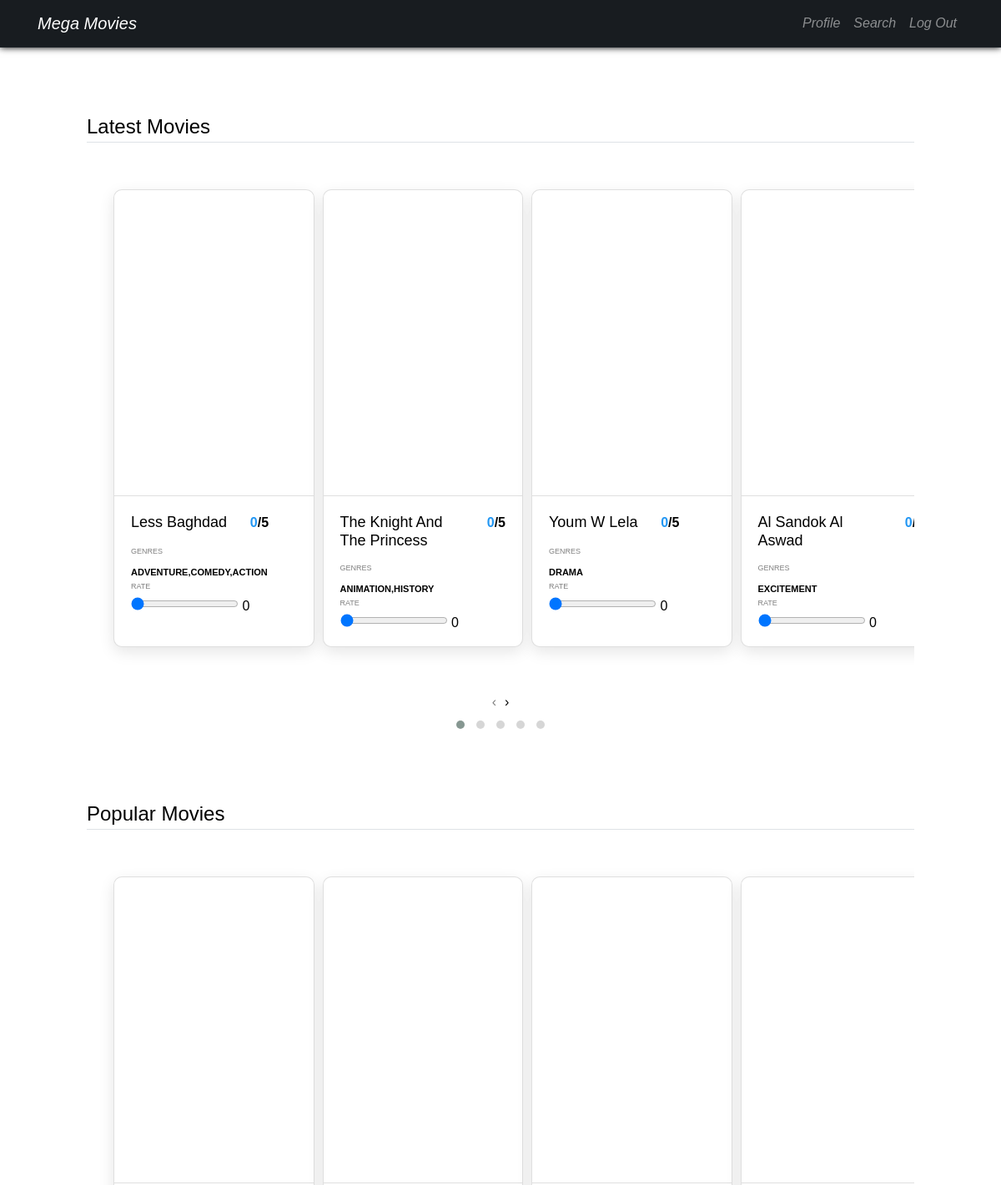
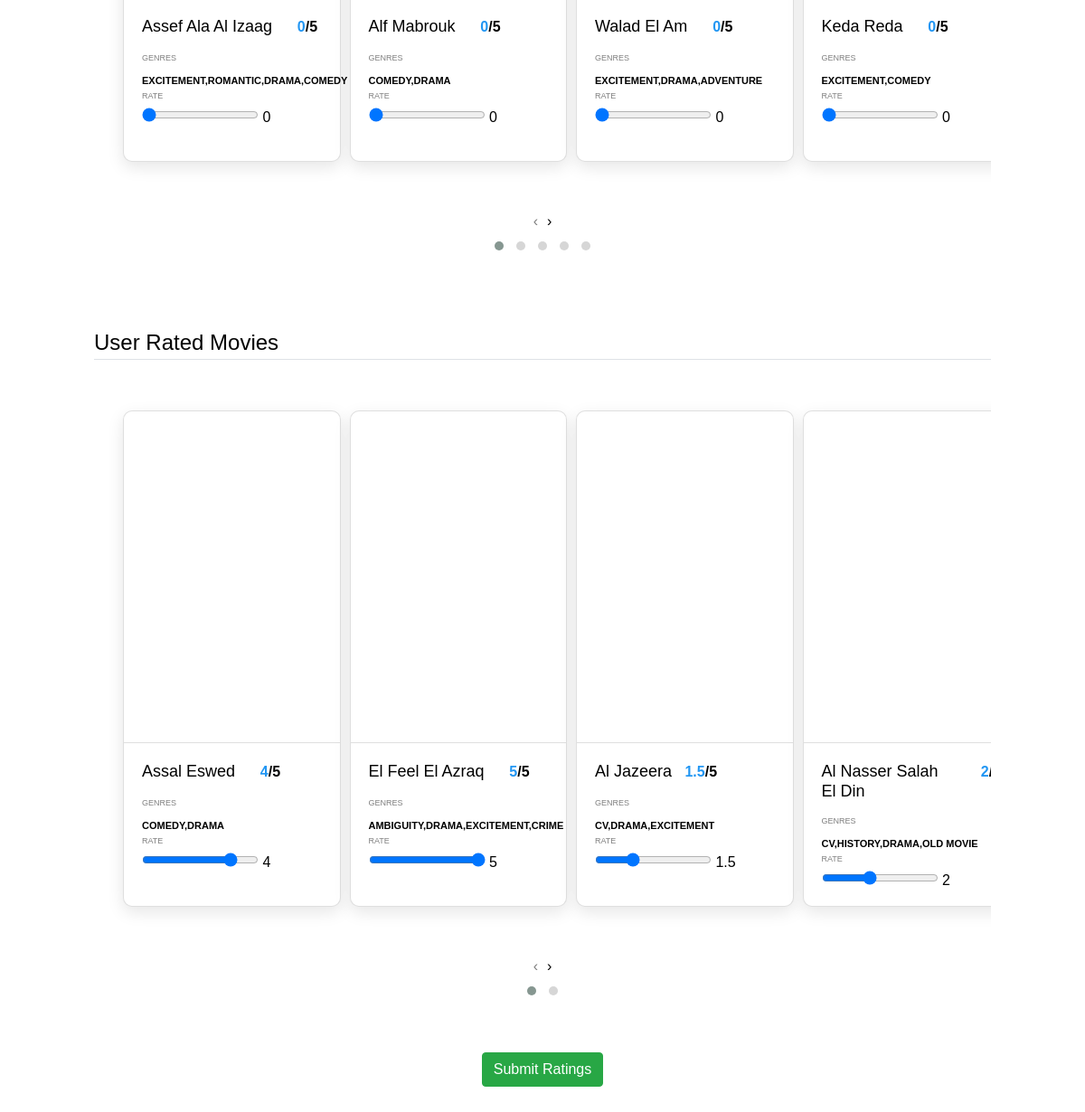
Screenshot of / (signed in) with the database file from the repository (2 pictures, top to bottom).
### movies/models.py (models this page shows, shortened)
class Movie(models.Model):
	name_eg = models.CharField(max_length=200,blank=True,null=True)
	name_ar = models.CharField(max_length=200,blank=True,null=True)
	actors_name_eg = models.CharField(max_length=200,blank=True,null=True)
	actors_name_ar = models.CharField(max_length=200,blank=True,null=True)
	genres_name_eg = models.CharField(max_length=200,blank=True,null=True)
	genres_name_ar = models.CharField(max_length=200,blank=True,null=True)
	poster_url = models.URLField(blank=True)
	final_rating = models.FloatField(default=0,validators=[MinValueValidator(0), MaxValueValidator(5)])

class User_Rating(models.Model):
    user = models.ForeignKey(User, on_delete=models.CASCADE)
    movie = models.ForeignKey(Movie, on_delete=models.CASCADE)
    rating = models.FloatField(default=0,validators=[MinValueValidator(0), MaxValueValidator(5)])
    class Meta():
        unique_together = ("user", "movie")

### movies/views.py (the view)
# urls.py: 2. Add a URL to urlpatterns:  path('', views.home, name='home')
@login_required
def home(request):
    current_user = request.user
    user_ratings = current_user.user_rating_set.all()
    user_rated_movies = [rating.movie for rating in user_ratings]
    if request.method == 'POST':
        for movie in user_rated_movies:
            if movie.name_eg in request.POST:
                User_Rating.objects.get(user=current_user, movie=movie).delete()
        for data in request.POST:
            if data == "csrfmiddlewaretoken":
                continue
            if request.POST.get(data) == '0': # An un-rated movie
                continue
            movie = Movie.objects.get(name_eg=data)
            rating = User_Rating(user=current_user, movie=movie, rating=float(request.POST.get(data)))
            rating.save()
        messages.success(request, 'Your ratings have been saved!')
        return redirect('home')
    else:
        movies_info = MovieInfo.objects.all().order_by('-date')
        l_m = [info.movie for info in movies_info]
        p_m = list(Movie.objects.all().order_by('-final_rating'))
        latest_movies = []
        popular_movies = []
        for movie in l_m:
            if movie not in user_rated_movies:
                latest_movies.insert(len(latest_movies), movie)
            if len(latest_movies) == 20:
                break
        for movie in p_m:
            if (movie not in user_rated_movies) and (movie not in latest_movies):
                popular_movies.insert(len(popular_movies), movie)
            if len(popular_movies) == 20:
                break
        context = {
            'user_ratings': user_ratings,
            'latest_movies': latest_movies,
            'popular_movies': popular_movies
        }
        return render(request, 'movies/home.html', context)

### movies/templates/movies/home.html (shortened to what this page needs)
{% extends 'base.html' %}
{% block head %}
    <link rel="stylesheet" href="https://cdnjs.cloudflare.com/ajax/libs/OwlCarousel2/2.3.4/assets/owl.carousel.min.css" />
    <link rel="stylesheet" href="https://cdnjs.cloudflare.com/ajax/libs/OwlCarousel2/2.3.4/assets/owl.theme.default.css" />
{% endblock %}
{% block content %}
    <div class="container-fluid">
        <form method="POST">
            <div class = "content-section ratings" >
                <legend class="border-bottom mb-4">Latest Movies</legend>
                     <div class="owl-carousel owl-theme">
                        {% for latest_movie in latest_movies %}
                            <div class="item">
                                <div class="card">
                                    <div class="card-header" style="background: url({{ latest_movie.poster_url }}); background-size: cover;">
                                    </div>
                                    <div class="card-body">
                                        <h5 class="card-title">{{latest_movie.name_eg }}</h5>
                                        <div class="star-ratings"><span class="rating-value">-</span>/5</div>
                                        <div class="card-movie-info">
                                            <div class="movie-genres">
                                                <label>Genres</label>
                                                <span>{{ latest_movie.genres_name_eg }}</span>
                                                <label>Rate</label>
                                                <fieldset>
                                                    <input type="range" class="range_star" name="{{ latest_movie.name_eg }}" min="0" max="5" step="0.5" value="0">
                                                    <output class="textInput"></output>
                                                </fieldset>
                                            </div>
                                        </div>
                                    </div>
                                </div>
                            </div>
                        {% endfor %}
                    </div>
            </div>
            <div class = "content-section ratings" >
                <legend class="border-bottom mb-4">Popular Movies</legend>
                    <div class="owl-carousel owl-theme">
                        {% for popular_movie in popular_movies %}
                            <div class="item">
                                <div class="card">
                                    <div class="card-header" style="background: url({{ popular_movie.poster_url }}); background-size: cover;">
                                    </div>
                                    <div class="card-body">
                                        <h5 class="card-title">{{popular_movie.name_eg }}</h5>
                                        <div class="star-ratings"><span class="rating-value">-</span>/5</div>
                                        <div class="card-movie-info">
                                            <div class="movie-genres">
                                                <label>Genres</label>
                                                <span>{{ popular_movie.genres_name_eg }}</span>
                                                <label>Rate</label>
                                                <fieldset>
                                                    <input type="range" class="range_star" name="{{ popular_movie.name_eg }}" min="0" max="5" step="0.5" value="0">
                                                    <output class="textInput"></output>
                                                </fieldset>
                                            </div>
                                        </div>
                                    </div>
                                </div>
                            </div>
                        {% endfor %}
                    </div>
            </div>
            <div class = "content-section ratings" >
                <legend class="border-bottom mb-4">User Rated Movies</legend>
                {% if user_ratings|length == 0 %}
                    <h3 class="no-rating">You have no rated movies yet.</h3>
                {% else %}
                    <div class="owl-carousel owl-theme">
                        {% for user_rating in user_ratings %}
                            <div class="item">
                                <div class="card">
                                    <div class="card-header" style="background: url({{ user_rating.movie.poster_url }}); background-size: cover;">
                                    </div>
                                    <div class="card-body">
                                        <h5 class="card-title">{{user_rating.movie.name_eg }}</h5>
                                        <div class="star-ratings"><span class="rating-value">-</span>/5</div>
                                        <div class="card-movie-info">
                                            <div class="movie-genres">
                                                <label>Genres</label>
                                                <span>{{ user_rating.movie.genres_name_eg }}</span>
                                                <label>Rate</label>
                                                <fieldset>
                                                    <input type="range" class="range_star" name="{{ user_rating.movie.name_eg }}" min="0" max="5" step="0.5" value="{{ user_rating.rating }}">
                                                    <output class="textInput"></output>
                                                </fieldset>
                                            </div>
                                        </div>
                                    </div>
                                </div>
                            </div>
                        {% endfor %}
                        </div>
                {% endif %}
            </div>
            <div class="btn-rating">
                <button type="submit" class="btn btn-success updateRate" value ="Rate">Submit Ratings</button>
            </div>
        </form>
    </div>
{% endblock %}

### users/templates/base.html (shortened to what this page needs)
{% load static %}
<!DOCTYPE html>
<html lang="en">
<head>
    <link rel="stylesheet" href="https://maxcdn.bootstrapcdn.com/bootstrap/4.0.0/css/bootstrap.min.css">
    <link rel="stylesheet" href="https://use.fontawesome.com/releases/v5.6.1/css/all.css">
    <link rel="stylesheet" type="text/css" href="{% static 'users/style.css' %}">
    {% block head  %}{% endblock %}
</head>
<body class="m-5">
    <header class="site-header">
        <nav class="navbar navbar-dark navbar-expand-lg fixed-top navbar-custom">
            <div class="container"><a class="navbar-brand" href="{% url 'home' %}">Mega Movies</a><button data-toggle="collapse" class="navbar-toggler" data-target="#navbarResponsive"></button>
                <div class="collapse navbar-collapse" id="navbarResponsive">
                    <ul class="nav navbar-nav ml-auto">
                        <li class="nav-item"><a class="nav-link" href="{% url 'profile' %}">Profile</a></li>
                        <li class="nav-item"><a class="nav-link" href="{% url 'search' %}">Search</a></li>
                        <li class="nav-item"><a class="nav-link" href="{% url 'logout' %}">Log Out</a></li>
                    </ul>
                </div>
            </div>
        </nav>
    </header>
    {% block content %}{% endblock %}
</body>
</html>

### users/static/users/style.css (style rules this page uses)
body { font-family: 'Poppins', sans-serif; background: white; }
.content-section { color: black; padding: 30px 40px; border: 1px solid transparent; border-radius: 3px; }
.ratings { margin-top: 0; }
nav { background: rgb(24, 28, 32); border-bottom: 1px solid rgb(30, 36, 41); box-shadow: #000 0px 0px 8px 0px; font-style: italic; margin-bottom: 20px; }
.btn-rating { margin: 20px; text-align: center; }
.card { background: #ffffff; box-shadow: 0px 6px 18px rgba(0, 0, 0, 0.1); width: 100%; max-width: 372px; margin: 2em; border-radius: 10px; display: inline-block; -webkit-transition: 300ms; transition: 300ms; }
.card-header { padding: 0; margin: 0; height: 367px; width: 100%; display: block; border-top-left-radius: 10px; border-top-right-radius: 10px; }
.card-body { height: 180px; max-height: 180px; }
.card-movie-info { display: table; width: 100%; }
.card-title { font-size: 18px; margin: 0; display: table-cell; text-transform: capitalize; }
.star-ratings { width: 50px; height: 15px; background-size: contain; display: table-cell; text-align: right; position: relative; margin-top: 5px; font-weight: 600; }
.star-ratings span { color: #2196F3; }
.card-movie-info { margin-top: 1em; }
.movie-genres { display: table-cell; text-transform: uppercase; text-align: center; }
.movie-genres { text-align: left; }
.movie-genres label { display: block; color: rgba(0, 0, 0, 0.5); margin-bottom: .5em; font-size: 9px; }
.movie-genres span { font-weight: 700; font-size: 11px; }

### movies/templates/movies/home.html (style rules this page uses)
body { padding:55px 0; }
.ratings { margin-bottom:10px; }

### rows the page displays
Movie: name_eg "Less Baghdad", genres_name_eg "ADVENTURE,COMEDY,ACTION"
Movie: name_eg "The Knight And The Princess", genres_name_eg "ANIMATION,HISTORY"
Movie: name_eg "Youm W Lela", genres_name_eg "DRAMA"
Movie: name_eg "Al Sandok Al Aswad", genres_name_eg "EXCITEMENT"
Movie: name_eg "Assef Ala Al Izaag", genres_name_eg "EXCITEMENT,ROMANTIC,DRAMA,COMEDY"
Movie: name_eg "Alf Mabrouk", genres_name_eg "COMEDY,DRAMA"
Movie: name_eg "Walad El Am", genres_name_eg "EXCITEMENT,DRAMA,ADVENTURE"
Movie: name_eg "Keda Reda", genres_name_eg "EXCITEMENT,COMEDY"
User_Rating: movie.name_eg "Assal Eswed", movie.genres_name_eg "COMEDY,DRAMA", rating "4"
User_Rating: movie.name_eg "El Feel El Azraq", movie.genres_name_eg "AMBIGUITY,DRAMA,EXCITEMENT,CRIME", rating "5"
User_Rating: movie.name_eg "Al Jazeera", movie.genres_name_eg "CV,DRAMA,EXCITEMENT", rating "1.5"
User_Rating: movie.name_eg "Al Nasser Salah El Din", movie.genres_name_eg "CV,HISTORY,DRAMA,OLD MOVIE", rating "2"
